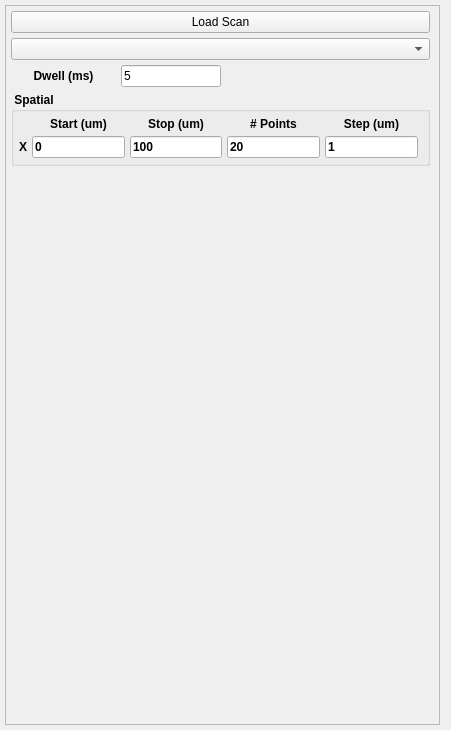
<?xml version="1.0" encoding="UTF-8"?>
<ui version="4.0">
 <class>Form</class>
 <widget class="QWidget" name="Form">
  <property name="geometry">
   <rect>
    <x>0</x>
    <y>0</y>
    <width>451</width>
    <height>730</height>
   </rect>
  </property>
  <property name="minimumSize">
   <size>
    <width>0</width>
    <height>150</height>
   </size>
  </property>
  <property name="windowTitle">
   <string>Form</string>
  </property>
  <layout class="QVBoxLayout" name="verticalLayout">
   <property name="spacing">
    <number>5</number>
   </property>
   <property name="leftMargin">
    <number>5</number>
   </property>
   <property name="topMargin">
    <number>5</number>
   </property>
   <property name="bottomMargin">
    <number>5</number>
   </property>
   <item>
    <widget class="QFrame" name="frame_2">
     <property name="maximumSize">
      <size>
       <width>650</width>
       <height>16777215</height>
      </size>
     </property>
     <property name="frameShape">
      <enum>QFrame::StyledPanel</enum>
     </property>
     <property name="frameShadow">
      <enum>QFrame::Raised</enum>
     </property>
     <layout class="QVBoxLayout" name="verticalLayout_3">
      <property name="spacing">
       <number>5</number>
      </property>
      <property name="leftMargin">
       <number>5</number>
      </property>
      <property name="topMargin">
       <number>5</number>
      </property>
      <property name="bottomMargin">
       <number>5</number>
      </property>
      <item>
       <widget class="QPushButton" name="loadScanBtn">
        <property name="font">
         <font>
          <weight>50</weight>
          <bold>false</bold>
         </font>
        </property>
        <property name="text">
         <string>Load Scan</string>
        </property>
       </widget>
      </item>
      <item>
       <widget class="QComboBox" name="posnerComboBox">
        <property name="font">
         <font>
          <weight>75</weight>
          <bold>true</bold>
         </font>
        </property>
       </widget>
      </item>
      <item>
       <layout class="QHBoxLayout" name="horizontalLayout_15">
        <item>
         <layout class="QHBoxLayout" name="horizontalLayout_5">
          <item>
           <widget class="QLabel" name="label_8">
            <property name="font">
             <font>
              <weight>75</weight>
              <bold>true</bold>
             </font>
            </property>
            <property name="text">
             <string>Dwell (ms)</string>
            </property>
            <property name="alignment">
             <set>Qt::AlignCenter</set>
            </property>
           </widget>
          </item>
          <item>
           <widget class="QLineEdit" name="dwellFld">
            <property name="maximumSize">
             <size>
              <width>100</width>
              <height>16777215</height>
             </size>
            </property>
            <property name="text">
             <string>5</string>
            </property>
           </widget>
          </item>
         </layout>
        </item>
        <item>
         <spacer name="horizontalSpacer">
          <property name="orientation">
           <enum>Qt::Horizontal</enum>
          </property>
          <property name="sizeHint" stdset="0">
           <size>
            <width>40</width>
            <height>20</height>
           </size>
          </property>
         </spacer>
        </item>
       </layout>
      </item>
      <item>
       <widget class="QGroupBox" name="groupBox">
        <property name="font">
         <font>
          <weight>75</weight>
          <bold>true</bold>
         </font>
        </property>
        <property name="title">
         <string> Spatial </string>
        </property>
        <layout class="QVBoxLayout" name="verticalLayout_2">
         <property name="spacing">
          <number>5</number>
         </property>
         <property name="leftMargin">
          <number>5</number>
         </property>
         <property name="topMargin">
          <number>5</number>
         </property>
         <property name="bottomMargin">
          <number>5</number>
         </property>
         <item>
          <layout class="QGridLayout" name="gridLayout_2">
           <item row="0" column="1">
            <widget class="QLabel" name="label_9">
             <property name="font">
              <font>
               <weight>75</weight>
               <bold>true</bold>
              </font>
             </property>
             <property name="text">
              <string>Start (um)</string>
             </property>
             <property name="alignment">
              <set>Qt::AlignCenter</set>
             </property>
            </widget>
           </item>
           <item row="0" column="2">
            <widget class="QLabel" name="label_10">
             <property name="font">
              <font>
               <weight>75</weight>
               <bold>true</bold>
              </font>
             </property>
             <property name="text">
              <string>Stop (um)</string>
             </property>
             <property name="alignment">
              <set>Qt::AlignCenter</set>
             </property>
            </widget>
           </item>
           <item row="0" column="3">
            <widget class="QLabel" name="label_11">
             <property name="font">
              <font>
               <weight>75</weight>
               <bold>true</bold>
              </font>
             </property>
             <property name="text">
              <string># Points</string>
             </property>
             <property name="alignment">
              <set>Qt::AlignCenter</set>
             </property>
            </widget>
           </item>
           <item row="0" column="4">
            <widget class="QLabel" name="label_12">
             <property name="font">
              <font>
               <weight>75</weight>
               <bold>true</bold>
              </font>
             </property>
             <property name="text">
              <string>Step (um)</string>
             </property>
             <property name="alignment">
              <set>Qt::AlignCenter</set>
             </property>
            </widget>
           </item>
           <item row="1" column="0">
            <widget class="QLabel" name="label_13">
             <property name="font">
              <font>
               <weight>75</weight>
               <bold>true</bold>
              </font>
             </property>
             <property name="text">
              <string>X</string>
             </property>
            </widget>
           </item>
           <item row="1" column="1">
            <widget class="QLineEdit" name="startXFld">
             <property name="text">
              <string>0</string>
             </property>
            </widget>
           </item>
           <item row="1" column="3">
            <widget class="QLineEdit" name="npointsXFld">
             <property name="text">
              <string>20</string>
             </property>
            </widget>
           </item>
           <item row="1" column="4">
            <widget class="QLineEdit" name="stepXFld">
             <property name="text">
              <string>1</string>
             </property>
            </widget>
           </item>
           <item row="1" column="2">
            <widget class="QLineEdit" name="endXFld">
             <property name="text">
              <string>100</string>
             </property>
            </widget>
           </item>
          </layout>
         </item>
        </layout>
       </widget>
      </item>
      <item>
       <spacer name="verticalSpacer_2">
        <property name="orientation">
         <enum>Qt::Vertical</enum>
        </property>
        <property name="sizeHint" stdset="0">
         <size>
          <width>20</width>
          <height>40</height>
         </size>
        </property>
       </spacer>
      </item>
     </layout>
    </widget>
   </item>
  </layout>
 </widget>
 <resources/>
 <connections/>
</ui>
